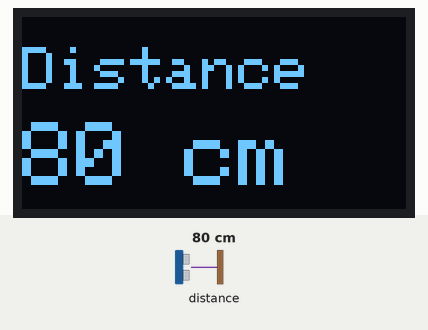
This sketch was run on a simulated Arduino Uno, built with avr-gcc and run on an emulated ATmega328P. Parts: 128×64 one-colour display. The inputs (shaded band) are chosen by the test bench; at power-on: distance to the obstacle 80 cm. What the sketch prints to the serial monitor is not drawn.

Above: at 3.2 s.
3.3 s: distance to the obstacle set to 2 cm
At 4.7 s:
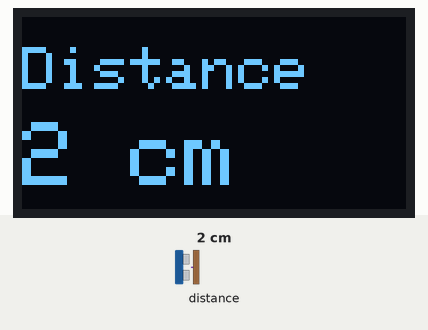
5.2 s: distance to the obstacle set to 4 cm
At 6.6 s:
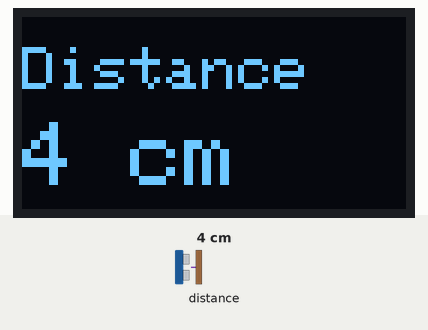
6.9 s: distance to the obstacle set to 9 cm
At 8.5 s:
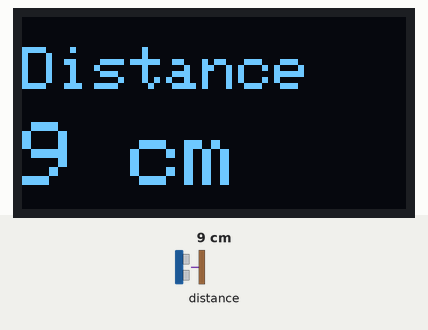
Timing chart, 0 to 10.0 s (numbered marks = the images above; inputs shaded):
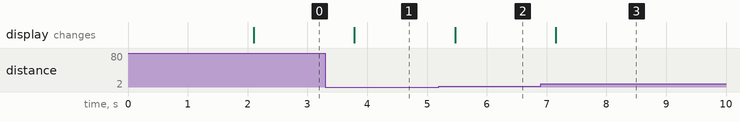

Measured:
- after the input at 3.3 s, the display: changes after 0.49 s (image 1)
- after the input at 5.2 s, the display: changes after 0.27 s (image 2)
- after the input at 6.9 s, the display: changes after 0.25 s (image 3)

The sketch:

VL53L0X_laser_sensor_with_Arduino.ino
```cpp
#include <Wire.h>
#include <VL53L0X.h>
#include <Adafruit_GFX.h>
#include <Adafruit_SSD1306.h>

VL53L0X sensor;
int cm;

#define SCREEN_WIDTH 128 // OLED display width, in pixels
#define SCREEN_HEIGHT 64 // OLED display height, in pixels

// Declaration for an SSD1306 display connected to I2C (SDA, SCL pins)
#define OLED_RESET     -1 // Reset pin # (or -1 if sharing Arduino reset pin)
Adafruit_SSD1306 display(SCREEN_WIDTH, SCREEN_HEIGHT, &Wire, OLED_RESET);

void setup()
{
  Serial.begin(9600);
  Wire.begin();

  sensor.setTimeout(500);
  if (!sensor.init())
  {
    Serial.println("Failed to detect and initialize sensor!");
    while (1) {}
  }

  // Start continuous back-to-back mode (take readings as
  // fast as possible).  To use continuous timed mode
  // instead, provide a desired inter-measurement period in
  // ms (e.g. sensor.startContinuous(100)).
  sensor.startContinuous();

  display.begin(SSD1306_SWITCHCAPVCC, 0x3C);
  delay(2000);
  display.clearDisplay();
  display.setTextColor(WHITE);
  delay(10);
}

void loop()
{
  //Serial.print(sensor.readRangeContinuousMillimeters());
  cm=(sensor.readRangeContinuousMillimeters())/10;
  Serial.println(cm);
  display.clearDisplay();
  display.setTextSize(2);
  display.setCursor(0, 10);
  display.print("Distance");
  display.setTextSize(3);
  display.setCursor(0, 35);
  display.print(cm);
  display.print(" cm");
  display.display();
  delay(500);
  if (sensor.timeoutOccurred()) { Serial.print(" TIMEOUT"); }

}
```
